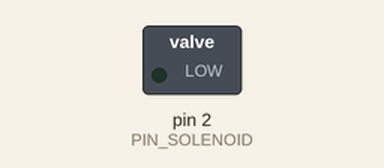
This sketch was run on a simulated Arduino Uno, built with avr-gcc and run on an emulated ATmega328P. Shown: switched loads named in the sketch (green lamp = pin HIGH). What the sketch prints to the serial monitor is not drawn.

Above: at 2.0 s.
Timing chart, 0 to 7.2 s (numbered marks = the images above):
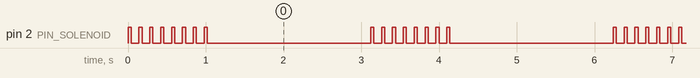

Measured:
- by itself, pin 2 (PIN_SOLENOID): repeats every 3.1 s: 7 × (LOW 0.10 s, HIGH 0.04 s), LOW 2.1 s, HIGH 0.04 s
- by itself, everything shown: repeats every 3.1 s, in 16 steps

The sketch:

testSolenoide.ino
```cpp
int PIN_SOLENOID = 2;

void setup() {

  pinMode(PIN_SOLENOID,OUTPUT);
  Serial.begin(19200);
  Serial.println("Ready");
}

void loop() {

  for (int i=0; i<8; i++) {
     digitalWrite(PIN_SOLENOID, HIGH);
     delay(40);
     digitalWrite(PIN_SOLENOID, LOW);
     delay(100);
  }
  delay(2000);
}
```
